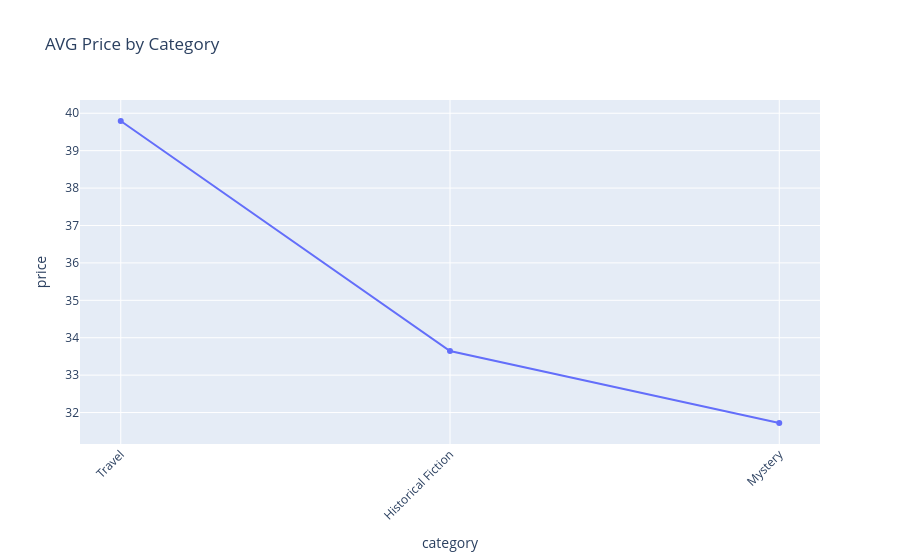

Write notebook code for a chart like this one.
### Code cell
import pandas as pd
import plotly.express as px

df = pd.DataFrame(rows)
cat_avg = (
    df.groupby("category", as_index=False)["price"].mean()
    .sort_values("price", ascending=False)
    .head(3)
)

#print(cat_avg)



fig = px.line(
    cat_avg,
    x="category",
    y="price",
    markers = True,
    title="AVG Price by Category"
)

#fig.update_layout(xaxis_tickangle=-45)


fig.show()

### Figure 1 — Plotly figure (JSON) as saved in the notebook; plotly's stock layout.template omitted (floating-point values rounded to 4 significant figures)
{"data": [{"hovertemplate": "category=%{x}<br>price=%{y}<extra></extra>", "legendgroup": "", "line": {"color": "#636efa", "dash": "solid"}, "marker": {"symbol": "circle"}, "mode": "lines+markers", "name": "", "orientation": "v", "showlegend": false, "type": "scatter", "x": ["Travel", "Historical Fiction", "Mystery"], "xaxis": "x", "y": [39.79, 33.64, 31.72], "yaxis": "y"}], "layout": {"legend": {"tracegroupgap": 0}, "title": {"text": "AVG Price by Category"}, "xaxis": {"anchor": "y", "domain": [0, 1], "tickangle": -45, "title": {"text": "category"}}, "yaxis": {"anchor": "x", "domain": [0, 1], "title": {"text": "price"}}}}
